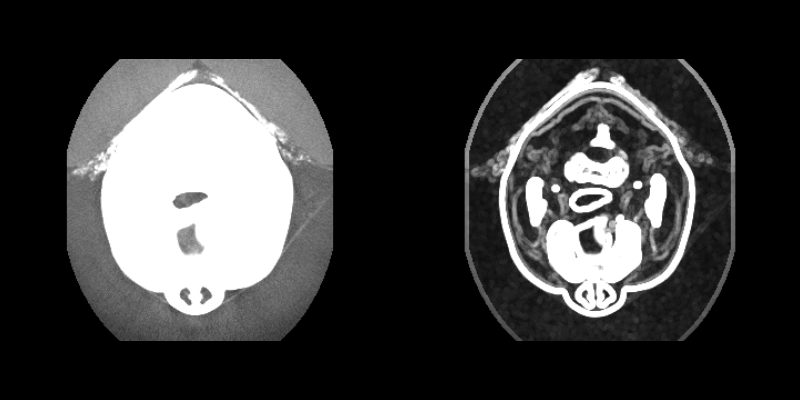

The script that drew this image:
#!/usr/bin/env python

# Compute the local range of a medical volume slice using
# vtkImageRange3D and display original vs range side by side.

import os
from pathlib import Path

# Factory overrides: importing these modules registers the OpenGL rendering
# and interaction style implementations for vtkRenderingCore factory classes.
import vtkmodules.vtkInteractionStyle  # noqa: F401
import vtkmodules.vtkRenderingOpenGL2  # noqa: F401
# VTK pipeline classes used in this example
from vtkmodules.vtkIOImage import vtkMetaImageReader
from vtkmodules.vtkImagingCore import vtkImageCast
from vtkmodules.vtkImagingGeneral import vtkImageRange3D
from vtkmodules.vtkInteractionStyle import vtkInteractorStyleImage
from vtkmodules.vtkRenderingCore import (
    vtkImageActor,
    vtkRenderWindow,
    vtkRenderWindowInteractor,
    vtkRenderer,
)

# Colors (normalized RGB)
black_rgb = (0.0, 0.0, 0.0)

# Data directory: defaults to the folder containing this script
data_dir = Path(os.environ.get("VPE_DATA_DIR", Path(__file__).parent))

# Reader: load the 3D medical volume
reader = vtkMetaImageReader()
reader.SetFileName(str(data_dir / "FullHead.mhd"))
reader.Update()

# Choose the middle axial slice
extent = reader.GetOutput().GetExtent()
mid_z = (extent[4] + extent[5]) // 2

# Range: compute local range (max - min) in a 5x5x1 neighborhood
range_filter = vtkImageRange3D()
range_filter.SetInputConnection(reader.GetOutputPort())
range_filter.SetKernelSize(5, 5, 1)

# Cast range to unsigned char for display
cast_range = vtkImageCast()
cast_range.SetInputConnection(range_filter.GetOutputPort())
cast_range.SetOutputScalarTypeToUnsignedChar()
cast_range.ClampOverflowOn()

# Cast original to unsigned char for display
cast_original = vtkImageCast()
cast_original.SetInputConnection(reader.GetOutputPort())
cast_original.SetOutputScalarTypeToUnsignedChar()
cast_original.ClampOverflowOn()

# Actor 1: original slice (left viewport)
actor_original = vtkImageActor()
actor_original.GetMapper().SetInputConnection(cast_original.GetOutputPort())
actor_original.SetDisplayExtent(extent[0], extent[1], extent[2], extent[3], mid_z, mid_z)

# Actor 2: range slice (right viewport)
actor_range = vtkImageActor()
actor_range.GetMapper().SetInputConnection(cast_range.GetOutputPort())
actor_range.SetDisplayExtent(extent[0], extent[1], extent[2], extent[3], mid_z, mid_z)

# Renderer 1: left viewport — original
renderer_left = vtkRenderer()
renderer_left.SetViewport(0.0, 0.0, 0.5, 1.0)
renderer_left.AddActor(actor_original)
renderer_left.SetBackground(black_rgb)

# Renderer 2: right viewport — range
renderer_right = vtkRenderer()
renderer_right.SetViewport(0.5, 0.0, 1.0, 1.0)
renderer_right.AddActor(actor_range)
renderer_right.SetBackground(black_rgb)
renderer_right.SetActiveCamera(renderer_left.GetActiveCamera())

# Window: display the rendered scene
render_window = vtkRenderWindow()
render_window.AddRenderer(renderer_left)
render_window.AddRenderer(renderer_right)
render_window.SetWindowName("range3d")
render_window.SetMultiSamples(0)
render_window.SetSize(800, 400)

# Interactor: handle mouse and keyboard events with 2D image style
render_window_interactor = vtkRenderWindowInteractor()
interactor_style_image = vtkInteractorStyleImage()
render_window_interactor.SetInteractorStyle(interactor_style_image)
render_window_interactor.SetRenderWindow(render_window)

# Scene: configure parallel projection for 2D image viewing
renderer_left.ResetCamera()
renderer_left.GetActiveCamera().ParallelProjectionOn()

render_window_interactor.Initialize()
render_window_interactor.Start()
